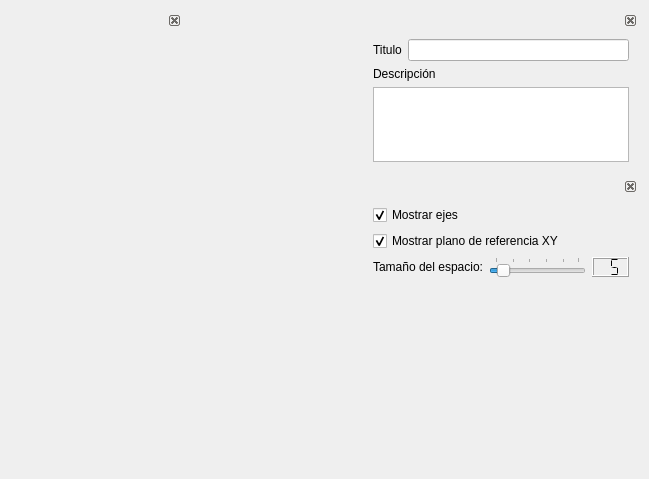
<?xml version="1.0" encoding="UTF-8"?>
<ui version="4.0">
 <class>Viewer3DWidget</class>
 <widget class="QWidget" name="Viewer3DWidget">
  <property name="geometry">
   <rect>
    <x>0</x>
    <y>0</y>
    <width>649</width>
    <height>479</height>
   </rect>
  </property>
  <property name="windowTitle">
   <string>Form</string>
  </property>
  <layout class="QHBoxLayout" name="horizontalLayout_2">
   <item>
    <widget class="QDockWidget" name="functionEditorDock">
     <property name="sizePolicy">
      <sizepolicy hsizetype="Preferred" vsizetype="Preferred">
       <horstretch>0</horstretch>
       <verstretch>0</verstretch>
      </sizepolicy>
     </property>
     <property name="maximumSize">
      <size>
       <width>300</width>
       <height>524287</height>
      </size>
     </property>
     <property name="features">
      <set>QDockWidget::DockWidgetClosable</set>
     </property>
     <property name="allowedAreas">
      <set>Qt::LeftDockWidgetArea</set>
     </property>
     <widget class="QWidget" name="functionEditorDockWidget"/>
    </widget>
   </item>
   <item>
    <layout class="QVBoxLayout" name="verticalLayout">
     <item>
      <widget class="Keomath::View3D" name="view" native="true">
       <property name="sizePolicy">
        <sizepolicy hsizetype="Expanding" vsizetype="Expanding">
         <horstretch>0</horstretch>
         <verstretch>0</verstretch>
        </sizepolicy>
       </property>
      </widget>
     </item>
    </layout>
   </item>
   <item>
    <layout class="QVBoxLayout" name="verticalLayout_3">
     <item>
      <widget class="QDockWidget" name="spaceInfoDock">
       <property name="minimumSize">
        <size>
         <width>104</width>
         <height>160</height>
        </size>
       </property>
       <property name="maximumSize">
        <size>
         <width>300</width>
         <height>160</height>
        </size>
       </property>
       <property name="features">
        <set>QDockWidget::DockWidgetClosable</set>
       </property>
       <property name="allowedAreas">
        <set>Qt::RightDockWidgetArea</set>
       </property>
       <widget class="QWidget" name="dockWidgetContents">
        <layout class="QVBoxLayout" name="verticalLayout_6">
         <item>
          <layout class="QHBoxLayout" name="horizontalLayout_9">
           <item>
            <widget class="QLabel" name="label_6">
             <property name="text">
              <string>Titulo</string>
             </property>
            </widget>
           </item>
           <item>
            <widget class="KLineEdit" name="spaceTitle">
             <property name="showClearButton" stdset="0">
              <bool>true</bool>
             </property>
            </widget>
           </item>
          </layout>
         </item>
         <item>
          <layout class="QVBoxLayout" name="verticalLayout_5">
           <item>
            <widget class="QLabel" name="label_7">
             <property name="text">
              <string>Descripción</string>
             </property>
            </widget>
           </item>
           <item>
            <widget class="KTextEdit" name="spaceDescription">
             <property name="html">
              <string>&lt;!DOCTYPE HTML PUBLIC &quot;-//W3C//DTD HTML 4.0//EN&quot; &quot;http://www.w3.org/TR/REC-html40/strict.dtd&quot;&gt;
&lt;html&gt;&lt;head&gt;&lt;meta name=&quot;qrichtext&quot; content=&quot;1&quot; /&gt;&lt;style type=&quot;text/css&quot;&gt;
p, li { white-space: pre-wrap; }
&lt;/style&gt;&lt;/head&gt;&lt;body style=&quot; font-family:'DejaVu Sans'; font-size:9pt; font-weight:400; font-style:normal;&quot;&gt;
&lt;p style=&quot;-qt-paragraph-type:empty; margin-top:0px; margin-bottom:0px; margin-left:0px; margin-right:0px; -qt-block-indent:0; text-indent:0px; font-family:'MS Shell Dlg 2'; font-size:8pt;&quot;&gt;&lt;br /&gt;&lt;/p&gt;&lt;/body&gt;&lt;/html&gt;</string>
             </property>
             <property name="acceptRichText">
              <bool>false</bool>
             </property>
            </widget>
           </item>
          </layout>
         </item>
        </layout>
       </widget>
      </widget>
     </item>
     <item>
      <widget class="QDockWidget" name="coordSysSettingsDock">
       <property name="enabled">
        <bool>true</bool>
       </property>
       <property name="maximumSize">
        <size>
         <width>300</width>
         <height>524287</height>
        </size>
       </property>
       <property name="features">
        <set>QDockWidget::DockWidgetClosable</set>
       </property>
       <property name="allowedAreas">
        <set>Qt::RightDockWidgetArea</set>
       </property>
       <widget class="QWidget" name="spaceSettingsDockWidget">
        <layout class="QVBoxLayout" name="verticalLayout_2">
         <item>
          <widget class="QCheckBox" name="showAxis">
           <property name="text">
            <string>Mostrar ejes</string>
           </property>
           <property name="checked">
            <bool>true</bool>
           </property>
          </widget>
         </item>
         <item>
          <widget class="QCheckBox" name="showRefPlane">
           <property name="text">
            <string>Mostrar plano de referencia XY</string>
           </property>
           <property name="checked">
            <bool>true</bool>
           </property>
          </widget>
         </item>
         <item>
          <layout class="QHBoxLayout" name="horizontalLayout_3">
           <item>
            <widget class="QLabel" name="label">
             <property name="text">
              <string>Tamaño del espacio:</string>
             </property>
            </widget>
           </item>
           <item>
            <widget class="QSlider" name="space3DSize">
             <property name="minimum">
              <number>1</number>
             </property>
             <property name="maximum">
              <number>50</number>
             </property>
             <property name="pageStep">
              <number>1</number>
             </property>
             <property name="value">
              <number>5</number>
             </property>
             <property name="orientation">
              <enum>Qt::Horizontal</enum>
             </property>
             <property name="tickPosition">
              <enum>QSlider::TicksAbove</enum>
             </property>
             <property name="tickInterval">
              <number>10</number>
             </property>
            </widget>
           </item>
           <item>
            <widget class="QLCDNumber" name="lcdNumber">
             <property name="sizePolicy">
              <sizepolicy hsizetype="Preferred" vsizetype="Fixed">
               <horstretch>0</horstretch>
               <verstretch>0</verstretch>
              </sizepolicy>
             </property>
             <property name="minimumSize">
              <size>
               <width>0</width>
               <height>20</height>
              </size>
             </property>
             <property name="maximumSize">
              <size>
               <width>16777215</width>
               <height>20</height>
              </size>
             </property>
             <property name="smallDecimalPoint">
              <bool>false</bool>
             </property>
             <property name="numDigits">
              <number>2</number>
             </property>
             <property name="segmentStyle">
              <enum>QLCDNumber::Flat</enum>
             </property>
             <property name="intValue" stdset="0">
              <number>5</number>
             </property>
            </widget>
           </item>
          </layout>
         </item>
         <item>
          <spacer name="verticalSpacer">
           <property name="orientation">
            <enum>Qt::Vertical</enum>
           </property>
           <property name="sizeHint" stdset="0">
            <size>
             <width>20</width>
             <height>40</height>
            </size>
           </property>
          </spacer>
         </item>
        </layout>
       </widget>
      </widget>
     </item>
     <item>
      <spacer name="verticalSpacer_2">
       <property name="orientation">
        <enum>Qt::Vertical</enum>
       </property>
       <property name="sizeHint" stdset="0">
        <size>
         <width>20</width>
         <height>40</height>
        </size>
       </property>
      </spacer>
     </item>
    </layout>
   </item>
  </layout>
  <zorder>functionEditorDock</zorder>
  <zorder></zorder>
 </widget>
 <customwidgets>
  <customwidget>
   <class>KLineEdit</class>
   <extends>QLineEdit</extends>
   <header>klineedit.h</header>
  </customwidget>
  <customwidget>
   <class>KTextEdit</class>
   <extends>QTextEdit</extends>
   <header>ktextedit.h</header>
  </customwidget>
  <customwidget>
   <class>Keomath::View3D</class>
   <extends>QWidget</extends>
   <header>keomath/viewers/view3d.h</header>
   <container>1</container>
  </customwidget>
 </customwidgets>
 <resources/>
 <connections>
  <connection>
   <sender>space3DSize</sender>
   <signal>valueChanged(int)</signal>
   <receiver>lcdNumber</receiver>
   <slot>display(int)</slot>
   <hints>
    <hint type="sourcelabel">
     <x>510</x>
     <y>267</y>
    </hint>
    <hint type="destinationlabel">
     <x>598</x>
     <y>264</y>
    </hint>
   </hints>
  </connection>
 </connections>
</ui>
